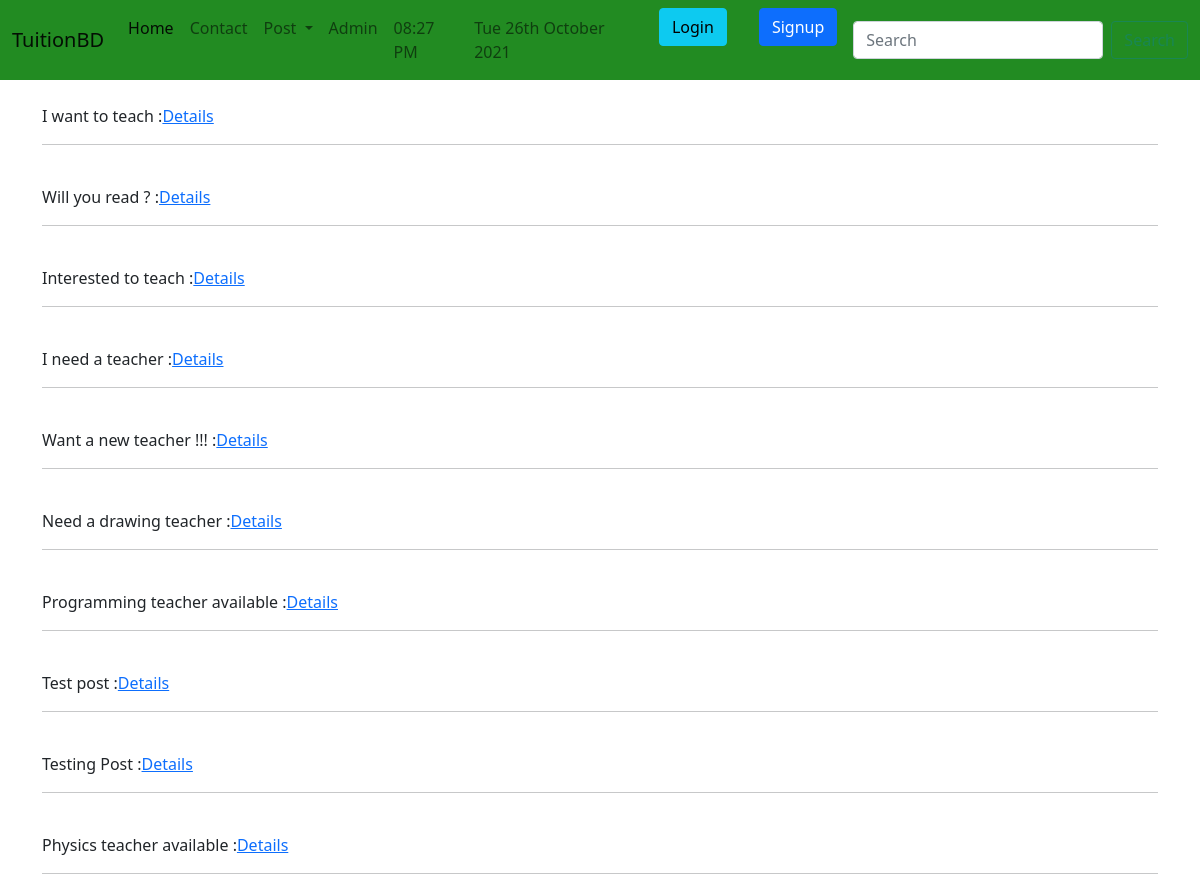
The app's page /postlist/, older data.
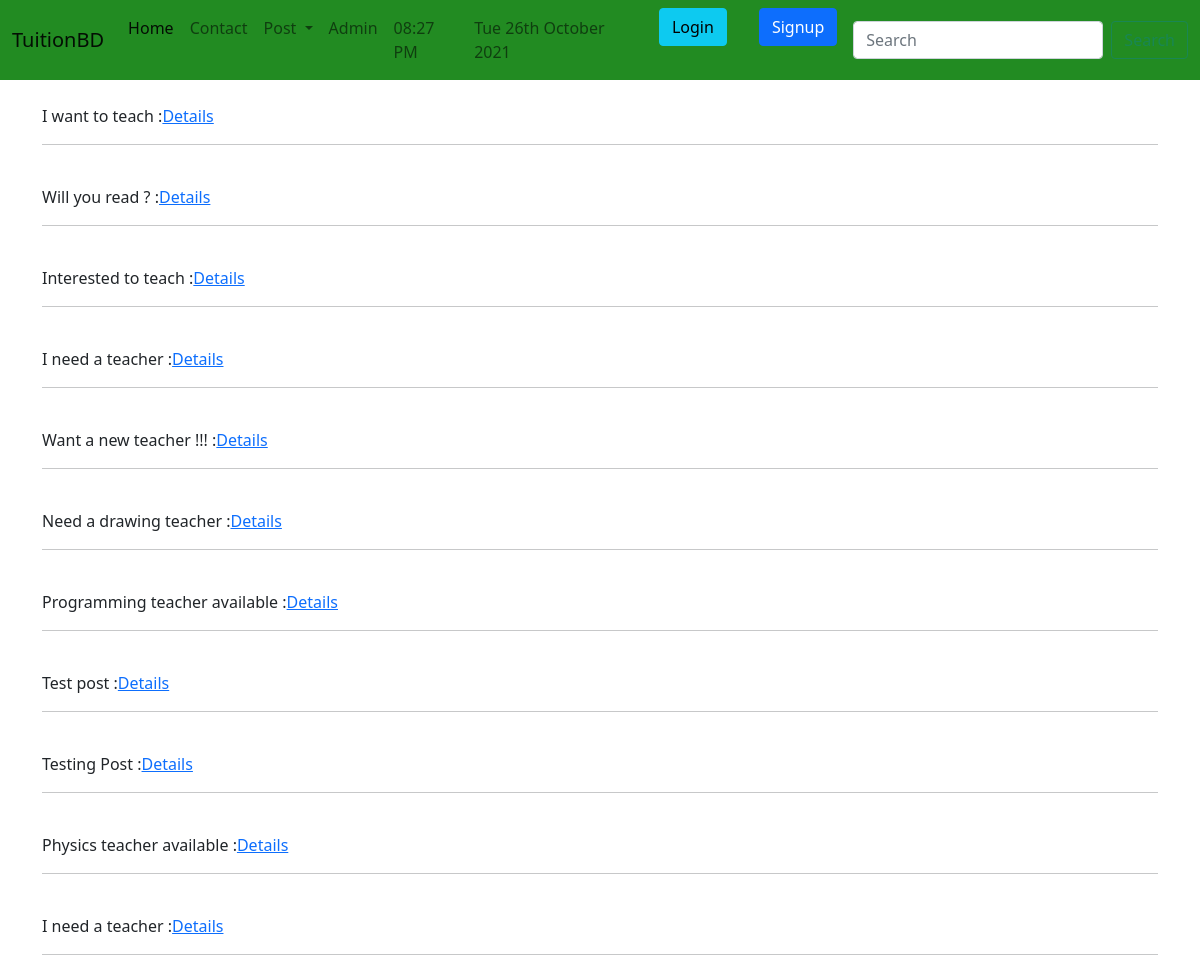
The same page, newer data.
### myapp/models.py (models this page shows, shortened)
class Post(models.Model):
    CATEGORY = (
        ('Teacher', 'Teacher'),
        ('Student', 'Student'),
    )
    MEDIUM = (
        ('Bangla', 'Bangla'),
        ('English', 'English'),
        ('Urdu', 'Urdu'),
        ('Turkey', 'Turkey'),
    )
    user = models.ForeignKey(User, on_delete=models.CASCADE, blank=True, null=True)
    id = models.AutoField(primary_key=True)
    title = models.CharField(max_length=100)
    slug = models.CharField(max_length=100, default=title)
    email = models.EmailField()
    salary = models.FloatField()
    details = models.TextField()
    available = models.BooleanField()
    category = models.CharField(max_length=100, choices=CATEGORY)
    created_at = models.DateTimeField(default=now)
    image = models.ImageField(default='/myapp/images/default.jpg', upload_to='myapp/images')
    medium = MultiSelectField(max_length=150, choices=MEDIUM, max_choices=5, default='Bangla')
    subject = models.ManyToManyField(Subject, related_name='subject_set')
    class_in = models.ManyToManyField(Class_in, related_name='class_set')

### myapp/views.py (the view)
# urls.py: path('postlist/', PostListView.as_view(), name='postlistview'),
class PostListView(ListView):  # List view
    template_name = 'postlist.html'
    model = Post
    context_object_name = 'postlist'

### templates/postlist.html (shortened to what this page needs)
{% extends 'basic.html' %}
{% block content %}
    {% for p in postlist %}
        <br>{{ p.title }} :<a href="/postdetails/{{ p.id }}">Details</a>
        <hr>
    {% endfor %}
{% endblock %}

Row changes from the older to the newer data that the page shows:
added Post: title "I need a teacher"
